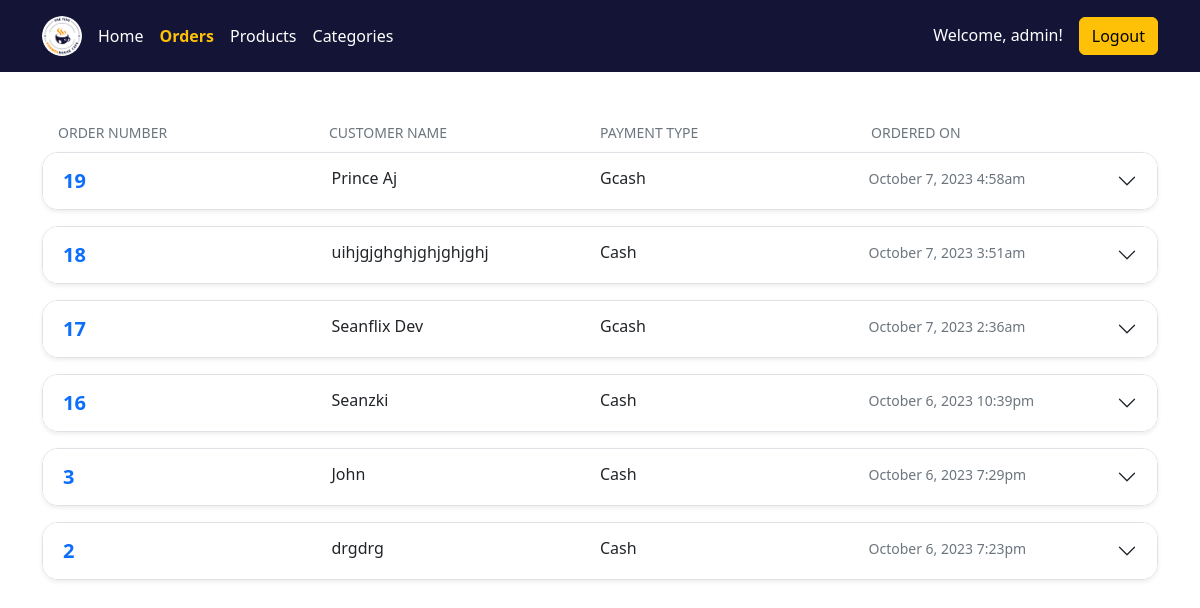
The app's page /history.php (signed in) with its own data.
### tables this page shows
CREATE TABLE `orders` (
  `id` int(11) NOT NULL,
  `user_id` int(11) NOT NULL,
  `total_amount` decimal(10,0) NOT NULL,
  `created_at` timestamp NOT NULL DEFAULT current_timestamp(),
  `customer_name` varchar(255) NOT NULL,
  `payment_type` enum('cash','gcash','bank transfer','card') NOT NULL,
  `notes` varchar(255) NOT NULL
);

### history.php (the view, shortened to what this page needs)
<?php
    include('connection.php');
?>
<!DOCTYPE html>
<html lang="en">
    <head>
        <link rel="stylesheet" href="css/5.3.2_dist_css_bootstrap.min.css">
    </head>
    <body>
        <nav class="sticky-top p-3" style="background-color: #141436;">
            <div class="container">
                <div class="d-flex flex-wrap align-items-center justify-content-center justify-content-lg-start">
                    <a href="index.php" class="d-flex align-items-center mb-2 mb-lg-0 text-white text-decoration-none me-lg-2">
                        <img class="rounded-pill" style="height: 40px;" src="product-images/logo.png" alt="">
                    </a>
                    <ul class="nav col-12 col-lg-auto me-lg-auto mb-2 justify-content-center mb-md-0">
                        <li><a href="index.php" class="nav-link px-2 text-white">Home</a></li>
                        <li><a href="history.php" class="nav-link px-2 text-warning fw-semibold">Orders</a></li>
                        <li><a href="products.php" class="nav-link px-2 text-white">Products</a></li>
                        <li><a href="categories2.php" class="nav-link px-2 text-white">Categories</a></li>
                    </ul>
                    <h6 class="mb-0 me-3 text-white">Welcome, <?php echo $_SESSION['username']; ?>!</h6>
                    <div class="text-end">
                        <a href="logout.php" type="button" class="btn btn-warning">Logout</a>
                    </div>
                </div>
            </div>
        </nav>
        <div class="container my-5">
            <div class="row w-100 mb-2 px-3">
                <div class="col">
                    <small class="text-uppercase text-secondary">Order Number</small>
                </div>
                <div class="col">
                    <small class="text-uppercase text-secondary">Customer Name</small>
                </div>
                <div class="col">
                    <small class="text-uppercase text-secondary">Payment Type</small>
                </div>
                <div class="col">
                    <small class="text-uppercase text-secondary">Ordered on</small>
                </div>
            </div>
            <?php
            $sqlOrders = "SELECT orders.id, users.username, orders.total_amount, orders.customer_name, orders.payment_type, orders.notes, orders.created_at
                        FROM orders
                        INNER JOIN users ON orders.user_id = users.id
                        ORDER BY orders.created_at DESC";
            $result = $conn->query($sqlOrders);
            if ($result->num_rows > 0) {
                while ($order = $result->fetch_assoc()) {
                    $dateTime = new DateTime($order["created_at"]);
                    $formattedDateTime = $dateTime->format("F j, Y g:ia");
                ?>
                <div class="accordion accordion-flush border rounded-4 overflow-hidden shadow-sm mb-3" id="orderAccordion">
                    <div class="accordion-item">
                        <h2 class="accordion-header">
                        <button class="accordion-button collapsed" type="button" data-bs-toggle="collapse" data-bs-target="#collapse_<?php echo $order["id"]; ?>" aria-expanded="true" aria-controls="collapse_<?php echo $order["id"]; ?>">
                            <div class="row w-100">
                                <div class="col fw-semibold text-primary fs-5">
                                    <?php echo $order["id"]; ?>
                                </div>
                                <div class="col fw-medium text-dark">
                                    <?php echo $order["customer_name"]; ?>
                                </div>
                                <div class="col fw-medium text-dark text-capitalize">
                                    <?php echo $order["payment_type"]; ?>
                                </div>
                                <div class="col fw-medium text-secondary">
                                    <small><?php echo $formattedDateTime; ?></small>
                                </div>
                            </div>
                        </button>
                        </h2>
                    </div>
                </div>
                <?php
                }
            } else {
                echo "0 results";
            }
        ?>
        </div>
    </body>
</html>

### records on screen
orders: id "19", customer_name "Prince Aj", payment_type "Gcash", created_at "October 7, 2023 4:58am"
orders: id "18", customer_name "uihjgjghghjghjghjghj", payment_type "Cash", created_at "October 7, 2023 3:51am"
orders: id "17", customer_name "Seanflix Dev", payment_type "Gcash", created_at "October 7, 2023 2:36am"
orders: id "16", customer_name "Seanzki", payment_type "Cash", created_at "October 6, 2023 10:39pm"
orders: id "3", customer_name "John", payment_type "Cash", created_at "October 6, 2023 7:29pm"
orders: id "2", customer_name "drgdrg", payment_type "Cash", created_at "October 6, 2023 7:23pm"

### other values on screen
$_SESSION['username'] "admin"
